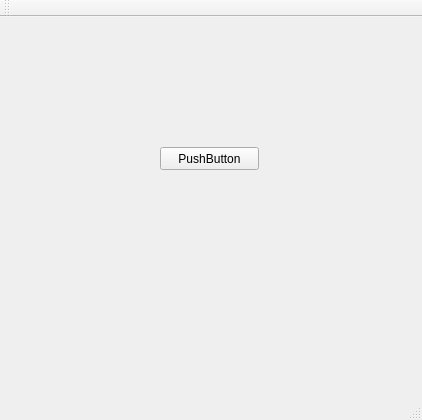
<?xml version="1.0" encoding="UTF-8"?>
<ui version="4.0">
 <class>MainWindow</class>
 <widget class="QMainWindow" name="MainWindow">
  <property name="geometry">
   <rect>
    <x>0</x>
    <y>0</y>
    <width>422</width>
    <height>420</height>
   </rect>
  </property>
  <property name="windowTitle">
   <string>MainWindow</string>
  </property>
  <widget class="QWidget" name="centralWidget">
   <widget class="QPushButton" name="pushButton">
    <property name="geometry">
     <rect>
      <x>160</x>
      <y>130</y>
      <width>99</width>
      <height>23</height>
     </rect>
    </property>
    <property name="text">
     <string>PushButton</string>
    </property>
   </widget>
  </widget>
  <widget class="QMenuBar" name="menuBar">
   <property name="geometry">
    <rect>
     <x>0</x>
     <y>0</y>
     <width>422</width>
     <height>20</height>
    </rect>
   </property>
  </widget>
  <widget class="QToolBar" name="mainToolBar">
   <attribute name="toolBarArea">
    <enum>TopToolBarArea</enum>
   </attribute>
   <attribute name="toolBarBreak">
    <bool>false</bool>
   </attribute>
  </widget>
  <widget class="QStatusBar" name="statusBar"/>
 </widget>
 <layoutdefault spacing="6" margin="11"/>
 <resources/>
 <connections/>
</ui>
